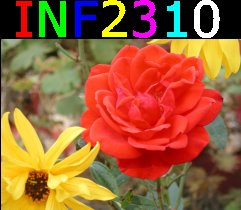
%> input picture Uke7/rose_rgb.png, 241 x 210 px
$ octave oppgave4.m   (GNU Octave 9; MATLAB toolbox functions it lacks are replaced by stand-ins)
%> lines starting %> are read from the running program, lines starting %| are printed output that depends on the picture
### Uke7/histogram_img.m
function p = histogram_img(img,G)
    bins = linspace(0,G-1,G);
    p = zeros(1,G);
    for i=1:G
        p(i) = sum(sum(img == i-1));
    end
    p = p./numel(img);
end

### Uke7/oppgave4.m
close all; clear all

img_rgb = imread('rose_rgb.png');
%> img_rgb is the input picture: size 210x241x3 uint8; mean R, G, B 155.7, 96.6, 56
img_rgb = double(img_rgb);
%> img_rgb: size 210x241x3 double
img_rgb = img_rgb./max(max(max(img_rgb)));

[N,M,~] = size(img_rgb);
%> N = 210; M = 241

img_ihs = zeros(N,M,3);

for x=1:N
    for y=1:M
        R = img_rgb(x,y,1);
        G = img_rgb(x,y,2);
        B = img_rgb(x,y,3);

        thr = 1e-7;

        if (abs(R - G) < thr) & (abs(G-B) < thr)
            H = 361;
        else
            th = acos(0.5*((R-G) + (R-B))/sqrt((R-G)^2 + (R-B)*(G-B)));
            th = th*180/pi;

            H = th;
            if B > G
                H = 360 - H;
            end
        end

        if R+G+B < thr
            S = 0;
            I = 0;
        else
            S = 1 - 3*min([R,G,B])/(R+G+B);
            I = (R+G+B)/3;
        end

        img_ihs(x,y,1) = I;
        img_ihs(x,y,2) = H;
        img_ihs(x,y,3) = S;
    end
end
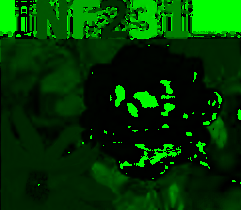
%> img_ihs: size 210x241x3 double; mean R, G, B 0.4, 77.6, 0.5; drawn with min black and max white
%> after the loop, H = 71.2; I = 0.28; S = 0.327; th = 71.2

% Vis fram IHS:
titles = {'Intensitet I',...
          'Metning (saturation) S',...
          'Dominerende boelgelengde (hue) H'};
figure()

for i=1:3
    subplot(2,3,i)
    imagesc(img_ihs(:,:,i))
    title(titles{i})
    axis off
    colormap(gray(256))
end

subplot(2,3,5)
axis off
imagesc(img_rgb)
title('Original RGB-bilde')
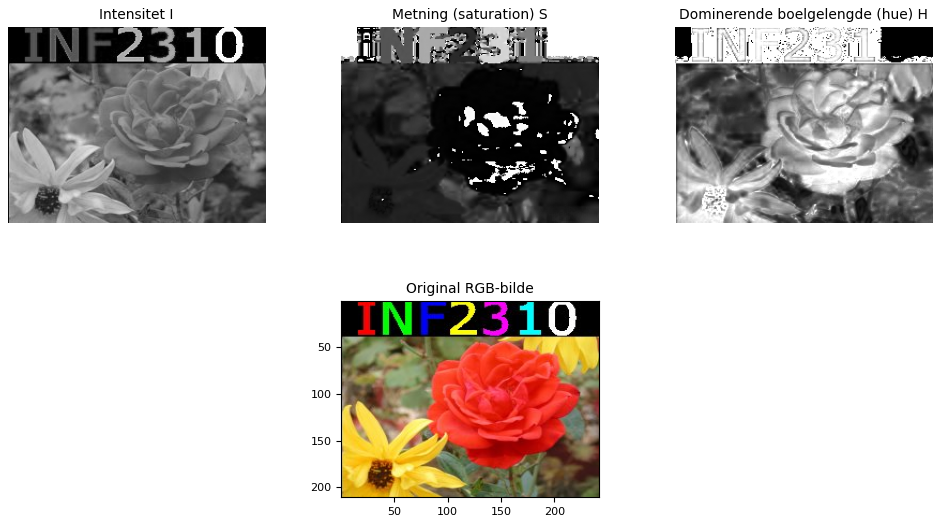
%> figure redrawn from the program's plot data, 4 panels

% Lagre intensitet-komponenten I fra IHS:
figure()

imagesc(img_ihs(:,:,1))
colormap(gray(256))
axis off
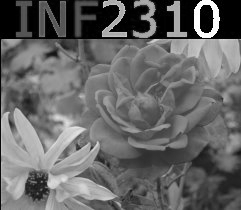
%> displayed picture: size 210x241x3, on the screen's scale of 0 to 255; min 0, max 255, mean 102.7

saveas(gcf,'rose_gray.png')

% Finn histogram - noe tilsvarende som fra Uke 3 - oppgave 2
G = 256;
bins = linspace(0,G-1,G);

R_hist = histogram_img(round(255*img_rgb(:,:,1)),G);
%> after the loop in histogram_img, `for i=1:G`: p = 256 values, max 4215 at index 256, min 9 at index 41, mean 197.7
%> in histogram_img, `p = p./numel(img);`: p = 256 values, max 0.0833 at index 256, min 0.000178 at index 41, mean 0.00391
%> R_hist has the same summary as p in histogram_img
G_hist = histogram_img(round(255*img_rgb(:,:,2)),G);
%> G_hist = 256 values, max 0.0868 at index 1, min 0.000731 at index 237, mean 0.00391
B_hist = histogram_img(round(255*img_rgb(:,:,3)),G);
%> B_hist = 256 values, max 0.109 at index 1, min 3.95e-05 at index 192, mean 0.00391

I_hist = histogram_img(round(255*img_ihs(:,:,1)),G);
%> I_hist = 256 values, max 0.0386 at index 1, min 0 at index 229, mean 0.00391

% Vis frem histogrammene
figure()

subplot(1,3,1)
hold on
bar(bins,R_hist,'FaceColor',[1 0 0],'FaceAlpha',0.3,'EdgeColor','none')
%> (this line was passed over: bar is not available in this run)
bar(bins,G_hist,'FaceColor',[0 1 0],'FaceAlpha',0.3,'EdgeColor','none')
%> (this line was passed over: bar is not available in this run)
bar(bins,B_hist,'FaceColor',[0 0 1],'FaceAlpha',0.3,'EdgeColor','none')
%> (this line was passed over: bar is not available in this run)
title('Histogram av R,G og B komponent')
legend('R','G','B')

subplot(1,3,2)
bar(bins,I_hist,'FaceColor',[0 0 0],'EdgeColor','none')
title('Histogram av I - komponent')

subplot(1,3,3)
hold on
bar(bins,R_hist,'FaceColor',[1 0 0],'FaceAlpha',0.3,'EdgeColor','none')
%> (this line was passed over: bar is not available in this run)
bar(bins,G_hist,'FaceColor',[0 1 0],'FaceAlpha',0.3,'EdgeColor','none')
%> (this line was passed over: bar is not available in this run)
bar(bins,B_hist,'FaceColor',[0 0 1],'FaceAlpha',0.3,'EdgeColor','none')
%> (this line was passed over: bar is not available in this run)
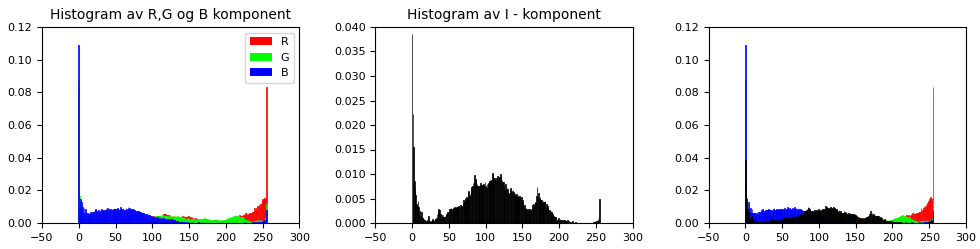
%> figure redrawn from the program's plot data, 3 panels; panel 1: tallest bar 0.0833 high, from x = 254.6 to 255.4; panel 1: tallest bar 0.0868 high, from x = -0.4 to 0.4; panel 1: tallest bar 0.109 high, from x = -0.4 to 0.4; panel 2: tallest bar 0.0386 high, from x = -0.4 to 0.4
%> (the run ends here)
